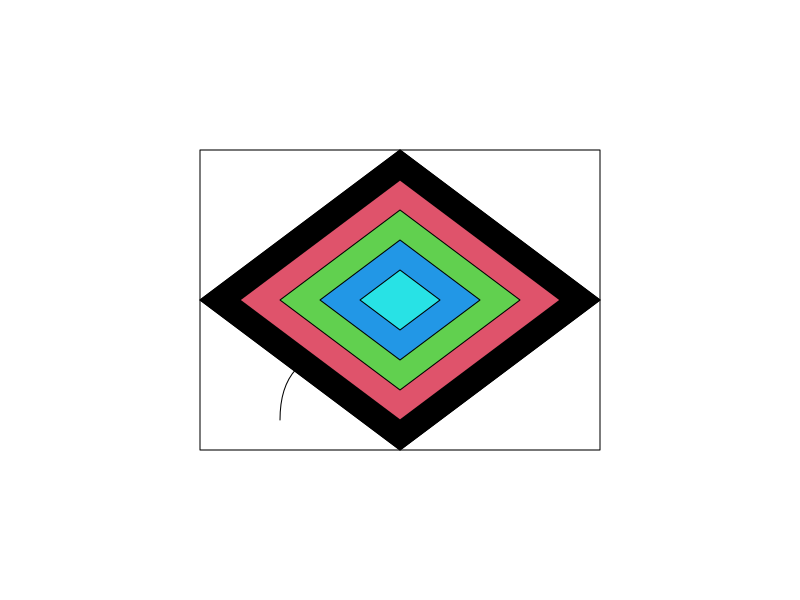
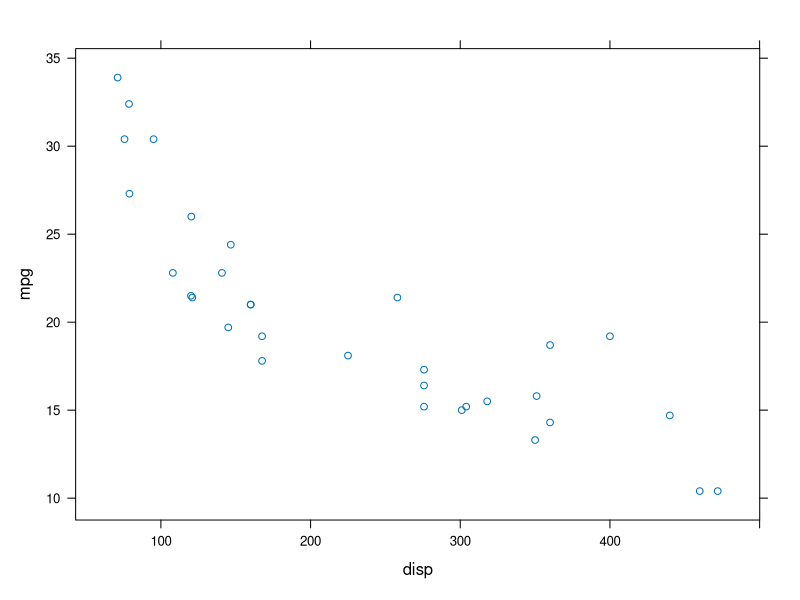
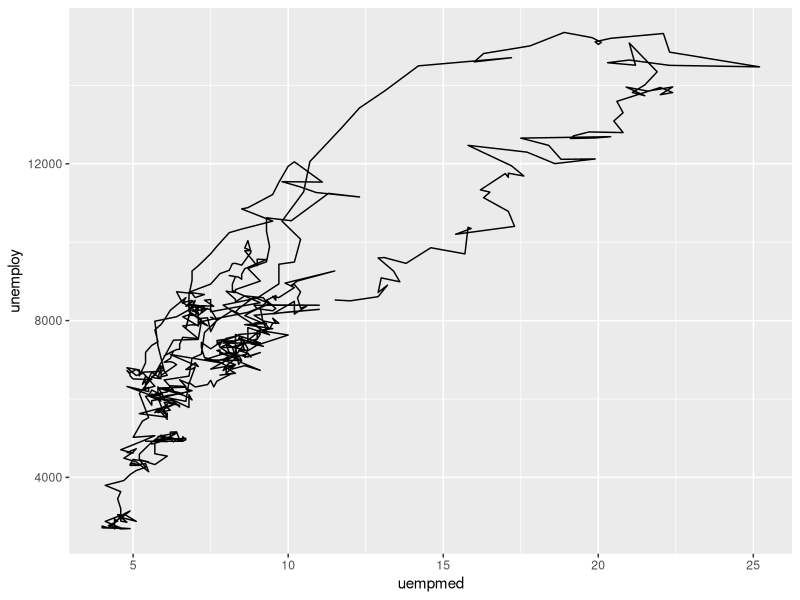

Here is the R script that generated these plots, in order: (Note: this script raises an error after producing the figures.)
library(grid)
library(gridBase)
library(ggplot2)


grid.newpage()
vp <- viewport(width = 0.5, height = 0.5)
pushViewport(vp)
grid.rect()

grid.circle(x=0.5, y=0.5, r=0.25)

x <- c(0.2, 0.2, 0.4, 0.7)
y <- c(0.1, 0.4, 0.4, 0.2)
grid.bezier(x, y)  ## curve drawn relative to 4 control points

grid.polygon()
grid.polygon(x=c((0:4)/10, rep(.5, 5), (10:6)/10, rep(.5, 5)),
             y=c(rep(.5, 5), (10:6/10), rep(.5, 5), (0:4)/10),
             id=rep(1:5, 4),
             gp=gpar(fill=1:5))

library(lattice)
xyplot(mpg ~ disp, mtcars)
library(grid)
grid.ls()
current.vpTree()


qplot(uempmed, unemploy, data = economics, geom = "path")

grid.force()
grid.ls()
grid.edit("panel.background..rect.579", gp=gpar(col="red"))
grid.remove("panel.background..rect.538")




opar <- par(no.readonly=TRUE)
# gridFIG
grid.newpage()
plot.new()   ## Needed so both engines are active (I think...)
pushViewport(viewport(width=0.5, height=0.5))
grid.rect(gp=gpar(col="grey", lty="dashed"))
par(fig=gridFIG())
par(new=TRUE)
plot(1:10)
# multiple plots
# NOTE the use of par(mfg)
# gridOMI
par(opar)

grid.newpage()
plot.new()   ## Needed so both engines are active (I think...)
pushViewport(viewport(width=0.5, height=0.5))
grid.rect(gp=gpar(col="grey", lty="dashed"))
par(omi=gridOMI())
par(mfrow=c(2, 2), mfg=c(1, 1), mar=c(3, 3, 1, 0))
for (i in 1:4) {
  plot(i)
}
# gridPLT
par(opar)

grid.newpage()
plot.new()   ## Needed so both engines are active (I think...)
pushViewport(viewport(width=0.5, height=0.5))
grid.rect(gp=gpar(col="grey", lwd=5))
par(plt=gridPLT())
par(new=TRUE)
plot(1:10)
# gridFIG with par(omi) set
par(opar)

grid.newpage()
plot.new()   ## Needed so both engines are active (I think...)
par(omi=rep(1, 4))
pushViewport(viewport(width=0.5, height=0.5))
grid.rect(gp=gpar(col="grey", lwd=5))
par(fig=gridFIG())
par(new=TRUE)
plot(1:10)
# gridPLT with par(omi) set
par(opar)

grid.newpage()
plot.new()   ## Needed so both engines are active (I think...)
par(omi=rep(1, 4))
pushViewport(viewport(width=0.5, height=0.5))
grid.rect(gp=gpar(col="grey", lwd=5))
par(plt=gridPLT())
par(new=TRUE)
plot(1:10)
# gridPAR
par(opar)

grid.newpage()
plot.new()   ## Needed so both engines are active (I think...)
pushViewport(viewport(width=0.5, height=0.5,
                      gp=gpar(col="red", lwd=3, lty="dotted")))
grid.rect(gp=gpar(col="grey", lwd=5))
par(fig=gridFIG())
par(gridPAR())
par(new=TRUE)
plot(1:10, type="b")
